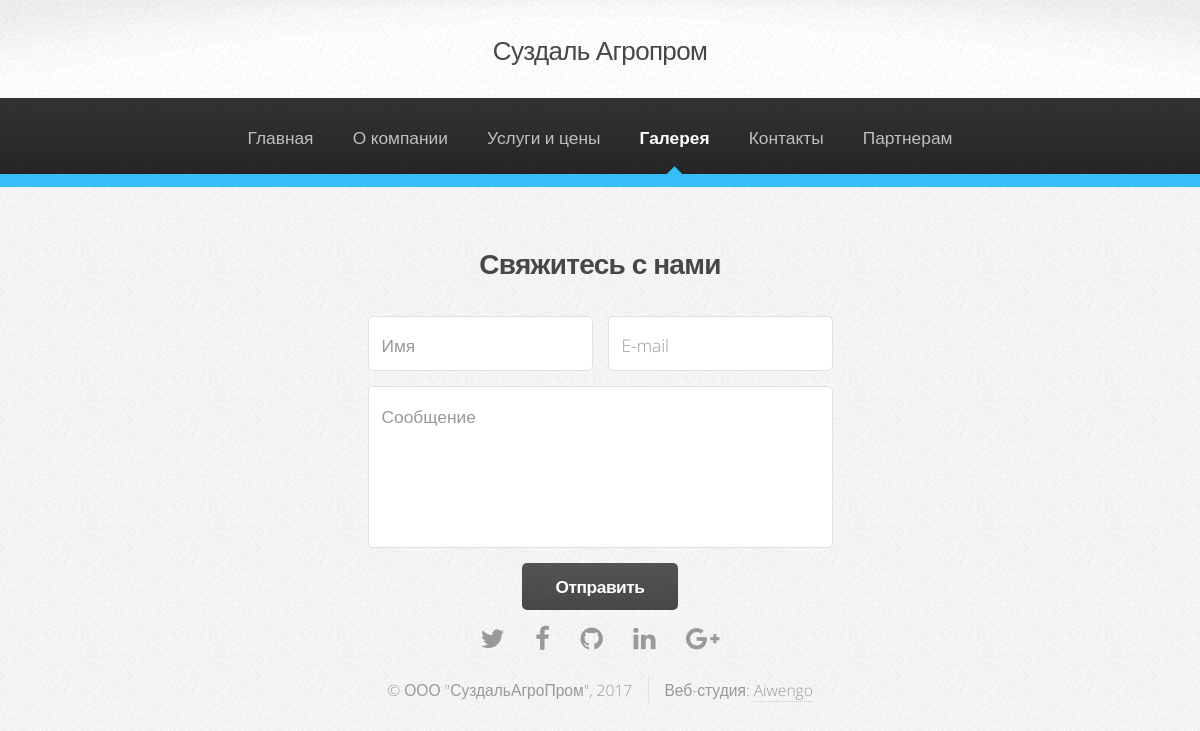
The page /gallery on the database as committed earlier.
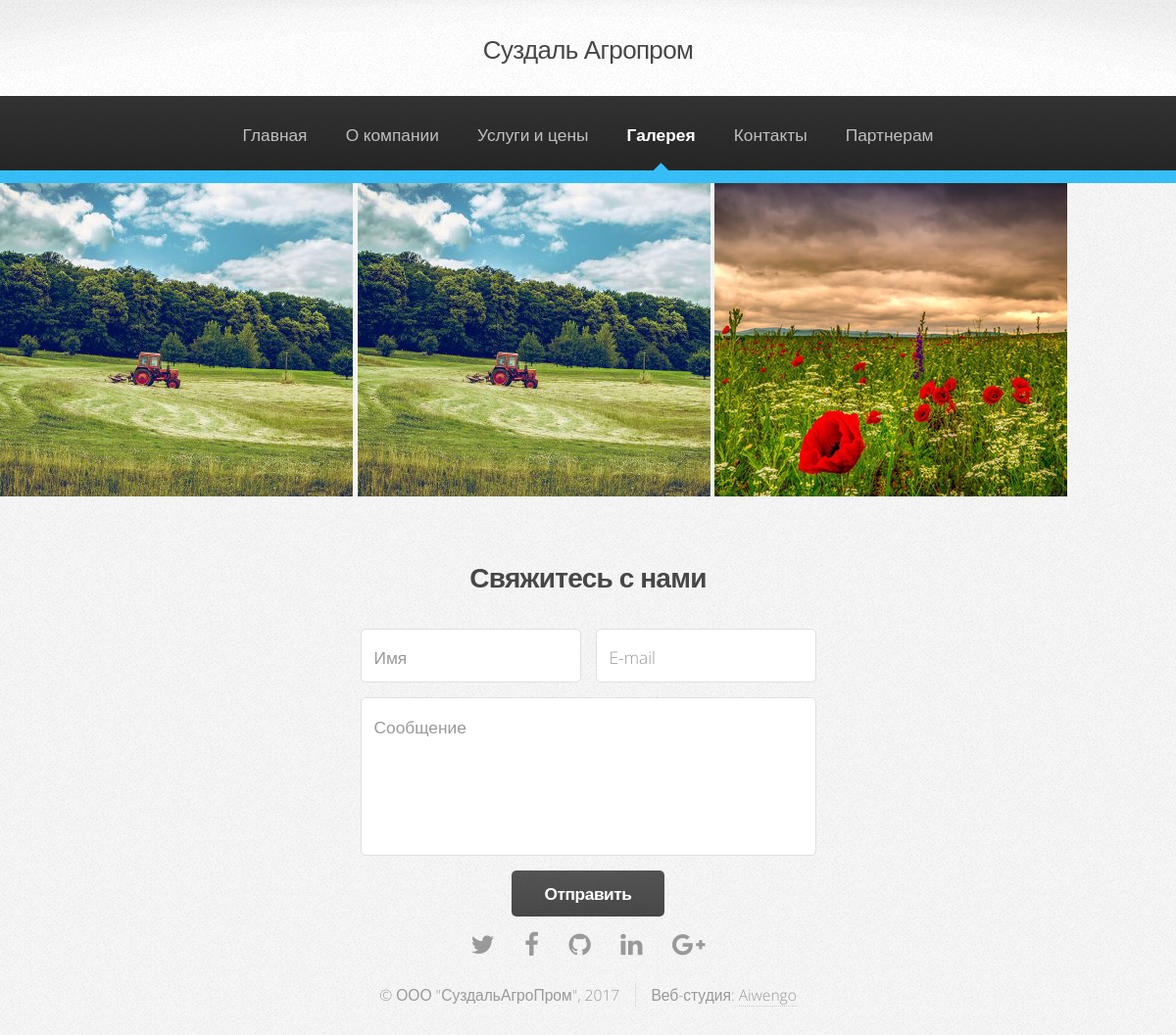
The same page on the database as committed later.
### siteagro/models.py (models this page shows)
class Gallery(models.Model):
    image = models.ImageField(upload_to="gallery")

### siteagro/views.py (the view)
# urls.py: path('gallery', views.gallery, name="gallery"),
def gallery(request):
    if Gallery.objects.exists():
        images = Gallery.objects.order_by("pk")
    else:
        images = None
    return render(request, "gallery.html", {"images": images, 'Gallery':"current"})

### siteagro/templates/gallery.html (shortened to what this page needs)
{% extends "base.html" %}
{% load static %}
{% block stylesheets %}
	<link rel="stylesheet" href="{% static 'siteagro/css/index.css' %}" />
	<link rel="stylesheet" href="{% static 'siteagro/css/slick.css' %}" />
	<link rel="stylesheet" href="{% static 'siteagro/css/slick-theme.css' %}" />
{% endblock %}
{% block content %}
    <div>
   	{% for i in images %}
        <img src="{{i.image.url}}" alt="">
    {% endfor %}
    </div>
{% endblock %}

Rows that differ between the two databases and show on the page:
added Gallery: image (picture)
added Gallery: image (picture)
added Gallery: image (picture)
